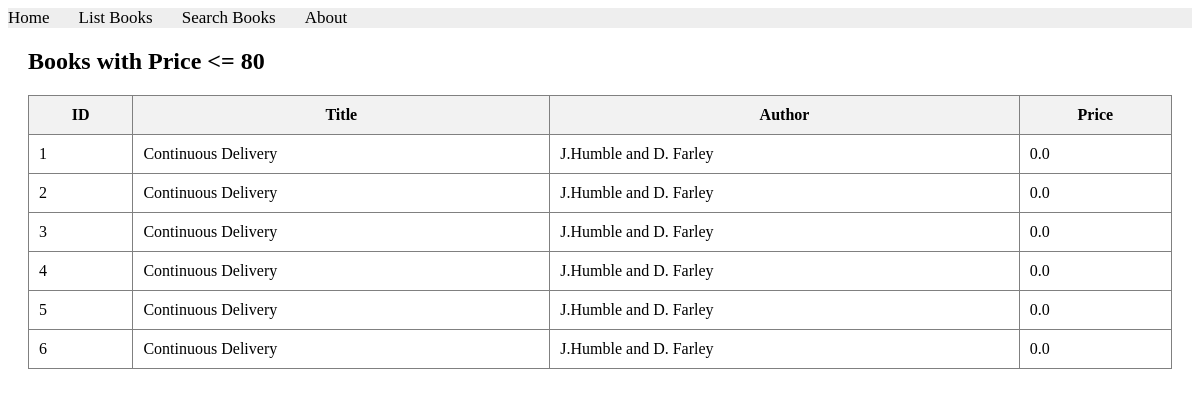
The page /books/lab8/task1 on the database as committed earlier.
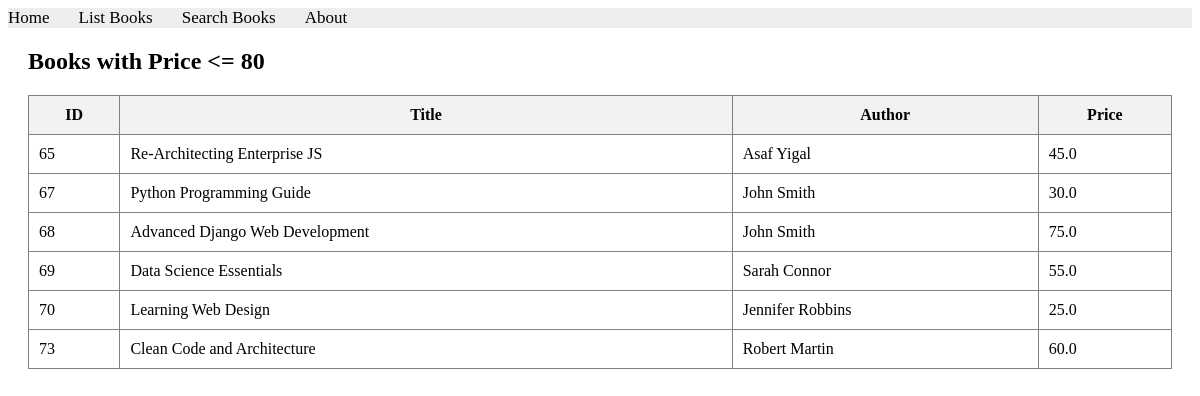
The same page on the database as committed later.
### apps/bookmodule/models.py (models this page shows)
class Book(models.Model):
    title = models.CharField(max_length = 50)
    author = models.CharField(max_length = 50)
    price = models.FloatField(default = 0.0)
    edition = models.SmallIntegerField(default = 1)

### apps/bookmodule/views.py (the view)
# urls.py: path('lab8/task1', views.lab8_task1, name='lab8_task1'),
def lab8_task1(request):
    books = Book.objects.filter(Q(price__lte=80))
    return render(request, 'bookmodule/lab8_task1.html', {'books': books})

### apps/templates/bookmodule/lab8_task1.html (shortened to what this page needs)
{% extends "layouts/base.html" %}
{% load static %}
{% block content %}
<div style="margin: 20px;">
    <h2>Books with Price <= 80</h2>
    {% if books %}
        <table border="1" cellpadding="10" cellspacing="0" style="border-collapse: collapse; width: 100%;">
            <thead>
                <tr style="background-color: #f2f2f2;">
                    <th>ID</th>
                    <th>Title</th>
                    <th>Author</th>
                    <th>Price</th>
                </tr>
            </thead>
            <tbody>
                {% for book in books %}
                <tr>
                    <td>{{ book.id }}</td>
                    <td>{{ book.title }}</td>
                    <td>{{ book.author }}</td>
                    <td>{{ book.price }}</td>
                </tr>
                {% endfor %}
            </tbody>
        </table>
    {% else %}
        <p>No books found matching your criteria.</p>
    {% endif %}
    <br>
</div>
{% endblock content %}

Rows that differ between the two databases and show on the page:
removed Book: id "1", title "Continuous Delivery", author "J.Humble and D. Farley", price "0.0"
removed Book: id "2", title "Continuous Delivery", author "J.Humble and D. Farley", price "0.0"
removed Book: id "3", title "Continuous Delivery", author "J.Humble and D. Farley", price "0.0"
removed Book: id "4", title "Continuous Delivery", author "J.Humble and D. Farley", price "0.0"
removed Book: id "5", title "Continuous Delivery", author "J.Humble and D. Farley", price "0.0"
removed Book: id "6", title "Continuous Delivery", author "J.Humble and D. Farley", price "0.0"
added Book: id "65", title "Re-Architecting Enterprise JS", author "Asaf Yigal", price "45.0"
added Book: id "67", title "Python Programming Guide", author "John Smith", price "30.0"
added Book: id "68", title "Advanced Django Web Development", author "John Smith", price "75.0"
added Book: id "69", title "Data Science Essentials", author "Sarah Connor", price "55.0"
added Book: id "70", title "Learning Web Design", author "Jennifer Robbins", price "25.0"
added Book: id "73", title "Clean Code and Architecture", author "Robert Martin", price "60.0"
